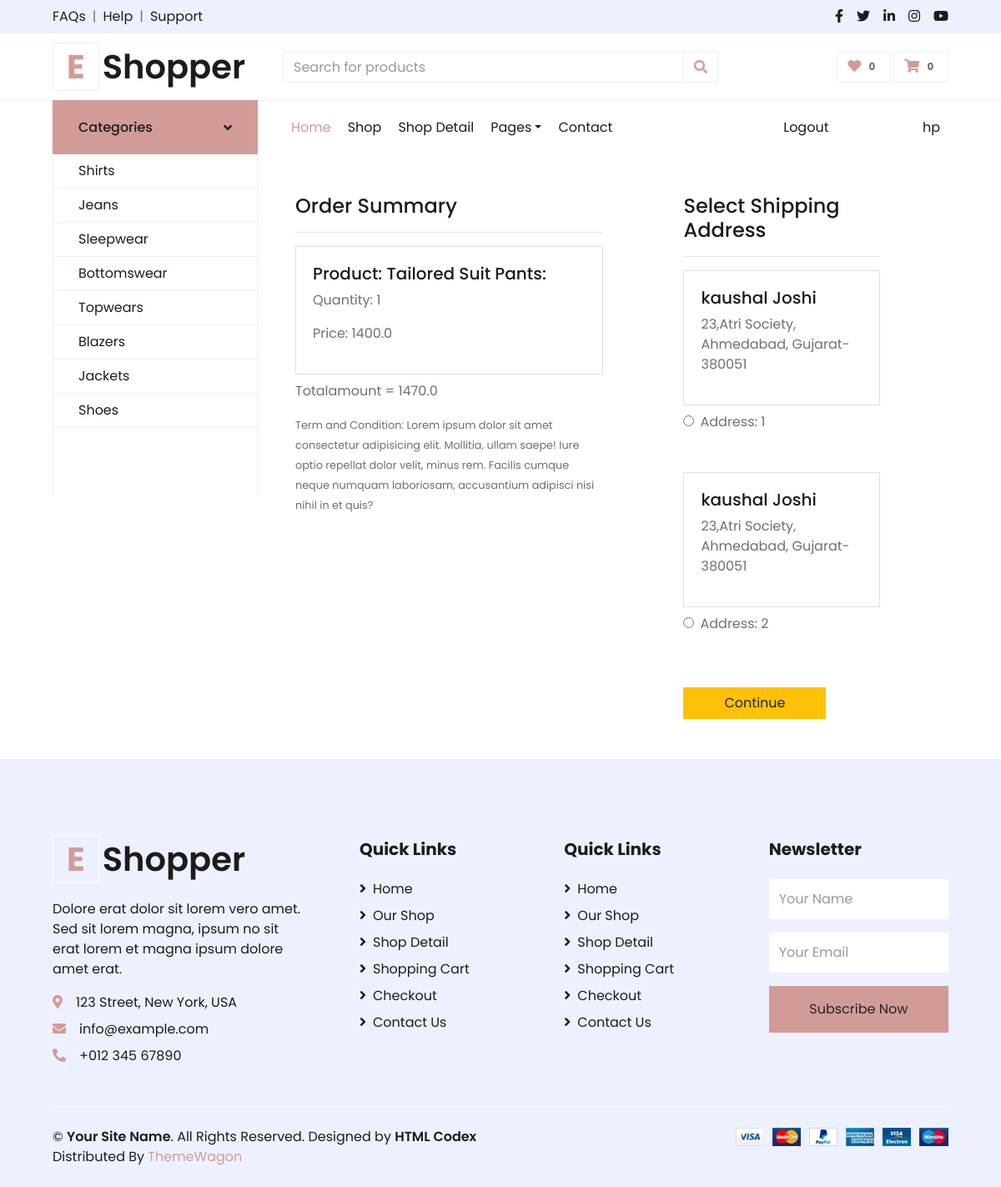
Screenshot of /checkout/ (signed in) with the database file from the repository.
### consumer/models.py (models this page shows, shortened)
class Cart(models.Model):
    user = models.ForeignKey(User,on_delete=models.CASCADE)
    product = models.ForeignKey(Product,on_delete=models.CASCADE)
    quantity = models.PositiveIntegerField(default=1)
    @property
    def total_cost(self):
        return self.quantity * self.product.discounted_price

class Product(models.Model):
    title = models.CharField(max_length=200)
    selling_price = models.FloatField()
    discounted_price = models.FloatField()
    brand = models.CharField(max_length=100)
    description = models.TextField()
    category = models.CharField(choices=CATEGORY_CHOICES, max_length=50)
    product_img = models.ImageField(upload_to='productimg')

class Customer(models.Model):
    user = models.ForeignKey(User,on_delete=models.CASCADE)
    name = models.CharField(max_length=200)
    locality = models.CharField(max_length=300)
    state = models.CharField(choices=State_Choices,max_length=50)
    city = models.CharField(max_length=50)
    zipcode = models.IntegerField()

### consumer/views.py (the view)
# urls.py: path('checkout/',views.checkout,name='checkout'),
@login_required
def checkout(request):
    user = request.user
    add = Customer.objects.filter(user=request.user)
    cart_items = Cart.objects.filter(user=user)
    totalamount=0.0
    amount = 0.0
    shipping_amount = 70.0
    tempamount = 0.0
    cart_product = [p for p in Cart.objects.all() if p.user == request.user]
    if cart_product:
        for p in cart_product:
            tempamount = (p.quantity * p.product.discounted_price)
            amount +=tempamount
            totalamount = amount + shipping_amount
    return render(request,'consumer/checkout.html',{'add':add,'totalamount':totalamount,'tempamount':tempamount,'cart_items':cart_items})

### consumer/templates/consumer/checkout.html (shortened to what this page needs)
{% extends "core/base.html" %}
{% load static %}
{% block body %}
<div class="container">
 <div class="row mt-5">
  <div class="col-sm-6">
    <h4>Order Summary</h4>
    <hr>
     {% for item in cart_items  %}
      <div class="card mb-2">
        <div class="card-body">
          <h5>Product: {{item.product.title}}</h5>
          <p>Quantity: {{item.quantity}}</p>
          <p class="fw-bold">Price: {{item.total_cost}}</p>
        </div>
      </div>
      {% endfor %}
      <p class="fw-bold">Totalamount = {{totalamount}}</p>
    <small>Term and Condition: Lorem ipsum dolor sit amet consectetur adipisicing elit. Mollitia, ullam saepe! Iure optio repellat dolor velit, minus rem. Facilis cumque neque numquam laboriosam, accusantium adipisci nisi nihil in et quis?</small>
  </div>
  <div class="col-sm-4 offset-sm-1">
    <h4>Select Shipping Address</h4>
    <hr>
    <form action="/paymentdone">
      {% for ad in add %}
      <div class="card">
        <div class="card-body">
        <h5>{{ad.name}}</h5>
        <p>{{ad.locality}}, {{ad.city}}, {{ad.state}}-{{ad.zipcode}}</p>
        </div>
      </div>
        <div class="form-check mt-2 mb-5">
          <input class="form-check-input" type="radio" name="custid" id="custadd{{forloop.counter}}" value="{{ad.id}}">
          <label class="form-check-label fw-bold" for="">
            Address: {{forloop.counter}} </label>
        </div>
        {% endfor %}
        <div class="text-end">
          <button type="submit" class="btn btn-warning mt-3 px-5 fw-bold">Continue</button>
        </div>
      </form>
    </div>
  </div>
</div>
{% endblock body %}

### core/templates/core/base.html (shortened to what this page needs)
{% load static %}
<!DOCTYPE html>
<html lang="en">
<head>
    <link href="https://cdnjs.cloudflare.com/ajax/libs/font-awesome/5.10.0/css/all.min.css" rel="stylesheet">
    <link href="{% static 'core/lib/owlcarousel/assets/owl.carousel.min.css' %}" rel="stylesheet">
    <link href="{% static 'core/css/style.css' %}" rel="stylesheet">
</head>
<body>
    <div class="container-fluid">
        <div class="row bg-secondary py-2 px-xl-5">
            <div class="col-lg-6 d-none d-lg-block">
                <div class="d-inline-flex align-items-center">
                    <a class="text-dark" href="">FAQs</a>
                    <span class="text-muted px-2">|</span>
                    <a class="text-dark" href="">Help</a>
                    <span class="text-muted px-2">|</span>
                    <a class="text-dark" href="">Support</a>
                </div>
            </div>
            <div class="col-lg-6 text-center text-lg-right">
                <div class="d-inline-flex align-items-center">
                    <a class="text-dark px-2" href="">
                        <i class="fab fa-facebook-f"></i>
                    </a>
                    <a class="text-dark px-2" href="">
                        <i class="fab fa-twitter"></i>
                    </a>
                    <a class="text-dark px-2" href="">
                        <i class="fab fa-linkedin-in"></i>
                    </a>
                    <a class="text-dark px-2" href="">
                        <i class="fab fa-instagram"></i>
                    </a>
                    <a class="text-dark pl-2" href="">
                        <i class="fab fa-youtube"></i>
                    </a>
                </div>
            </div>
        </div>
        <div class="row align-items-center py-3 px-xl-5">
            <div class="col-lg-3 d-none d-lg-block">
                <a href="{% url 'home' %}" class="text-decoration-none">
                    <h1 class="m-0 display-5 font-weight-semi-bold"><span class="text-primary font-weight-bold border px-3 mr-1">E</span>Shopper</h1>
                </a>
            </div>
            <div class="col-lg-6 col-6 text-left">
                <form action="/search" method="GET">
                    <div class="input-group">
                        <input type="text" class="form-control" placeholder="Search for products" name="query" id="query">
                        <div class="input-group-append">
                            <span class="input-group-text bg-transparent text-primary">
                                <i class="fa fa-search"></i>
                            </span>
                        </div>
                    </div>
                </form>
            </div>
            <div class="col-lg-3 col-6 text-right">
                <a href="" class="btn border">
                    <i class="fas fa-heart text-primary"></i>
                    <span class="badge">0</span>
                </a>
                <a href="" class="btn border">
                    <i class="fas fa-shopping-cart text-primary"></i>
                    <span class="badge">0</span>
                </a>
            </div>
        </div>
    </div>
    <div class="container-fluid mb-5">
        <div class="row border-top px-xl-5">
            <div class="col-lg-3 d-none d-lg-block">
                <a class="btn shadow-none d-flex align-items-center justify-content-between bg-primary text-white w-100" data-toggle="collapse" href="#navbar-vertical" style="height: 65px; margin-top: -1px; padding: 0 30px;">
                    <h6 class="m-0">Categories</h6>
                    <i class="fa fa-angle-down text-dark"></i>
                </a>
                <nav class="collapse show navbar navbar-vertical navbar-light align-items-start p-0 border border-top-0 border-bottom-0" id="navbar-vertical">
                    <div class="navbar-nav w-100 overflow-hidden" style="height: 410px">
                        <a href="{% url 'shirts' %}" class="nav-item nav-link">Shirts</a>
                        <a href="{% url 'jeans' %}" class="nav-item nav-link">Jeans</a>
                        <a href="{% url 'sleepwears' %}" class="nav-item nav-link">Sleepwear</a>
                        <a href="{% url 'bottomwears' %}" class="nav-item nav-link">Bottomswear</a>
                        <a href="{% url 'topwears' %}" class="nav-item nav-link">Topwears</a>
                        <a href="{% url 'blazzers' %}" class="nav-item nav-link">Blazers</a>
                        <a href="{% url 'jackets' %}" class="nav-item nav-link">Jackets</a>
                        <a href="{% url 'shoes' %}" class="nav-item nav-link">Shoes</a>
                    </div>
                </nav>
            </div>
            <div class="col-lg-9">
                <nav class="navbar navbar-expand-lg bg-light navbar-light py-3 py-lg-0 px-0">
                    <div class="collapse navbar-collapse justify-content-between" id="navbarCollapse">
                        <div class="navbar-nav mr-auto py-0">
                            <a href="{% url 'home' %}" class="nav-item nav-link active">Home</a>
                            <a href="{% url 'home' %}" class="nav-item nav-link">Shop</a>
                            <a href="{% url 'home' %}" class="nav-item nav-link">Shop Detail</a>
                            <div class="nav-item dropdown">
                                <a href="#" class="nav-link dropdown-toggle" data-toggle="dropdown">Pages</a>
                            </div>
                            <a href="contact.html" class="nav-item nav-link">Contact</a>
                        </div>
                        {% if not request.user.is_authenticated %}
                        <div class="navbar-nav ml-auto py-0">
                            <a href="{% url 'login' %}" class="nav-item nav-link">Login</a>
                            <a href="{% url 'register' %}" class="nav-item nav-link">Register</a>
                        </div>
                        {% elif request.user.is_authenticated %}
                         <div class="navbar-nav ml-auto py-0">
                            <a href="{% url 'logout' %}" class="nav-item nav-link">Logout</a>
                        </div>
                         <div class="navbar-nav ml-auto py-0">
                            <a href="{% url 'profile' %}" class="nav-item nav-link">{{request.user}}</a>
                        </div>
                        {% endif %}
                    </div>
                </nav>
                {% block body %} {% endblock  %}
            </div>
        </div>
    </div>
    <div class="container-fluid bg-secondary text-dark mt-5 pt-5">
        <div class="row px-xl-5 pt-5">
            <div class="col-lg-4 col-md-12 mb-5 pr-3 pr-xl-5">
                <a href="{% url 'home' %}" class="text-decoration-none">
                    <h1 class="mb-4 display-5 font-weight-semi-bold"><span class="text-primary font-weight-bold border border-white px-3 mr-1">E</span>Shopper</h1>
                </a>
                <p>Dolore erat dolor sit lorem vero amet. Sed sit lorem magna, ipsum no sit erat lorem et magna ipsum dolore amet erat.</p>
                <p class="mb-2"><i class="fa fa-map-marker-alt text-primary mr-3"></i>123 Street, New York, USA</p>
                <p class="mb-2"><i class="fa fa-envelope text-primary mr-3"></i>info@example.com</p>
                <p class="mb-0"><i class="fa fa-phone-alt text-primary mr-3"></i>+012 345 67890</p>
            </div>
            <div class="col-lg-8 col-md-12">
                <div class="row">
                    <div class="col-md-4 mb-5">
                        <h5 class="font-weight-bold text-dark mb-4">Quick Links</h5>
                        <div class="d-flex flex-column justify-content-start">
                            <a class="text-dark mb-2" href="{% url 'home' %}"><i class="fa fa-angle-right mr-2"></i>Home</a>
                            <a class="text-dark mb-2" href="{% url 'home' %}"><i class="fa fa-angle-right mr-2"></i>Our Shop</a>
                            <a class="text-dark mb-2" href="{% url 'home' %}"><i class="fa fa-angle-right mr-2"></i>Shop Detail</a>
                            <a class="text-dark mb-2" href="{% url 'cart' %}"><i class="fa fa-angle-right mr-2"></i>Shopping Cart</a>
                            <a class="text-dark mb-2" href="{% url 'checkout' %}"><i class="fa fa-angle-right mr-2"></i>Checkout</a>
                            <a class="text-dark" href="contact.html"><i class="fa fa-angle-right mr-2"></i>Contact Us</a>
                        </div>
                    </div>
                    <div class="col-md-4 mb-5">
                        <h5 class="font-weight-bold text-dark mb-4">Quick Links</h5>
                        <div class="d-flex flex-column justify-content-start">
                            <a class="text-dark mb-2" href="{% url 'home' %}"><i class="fa fa-angle-right mr-2"></i>Home</a>
                            <a class="text-dark mb-2" href="{% url 'home' %}"><i class="fa fa-angle-right mr-2"></i>Our Shop</a>
                            <a class="text-dark mb-2" href="{% url 'home' %}"><i class="fa fa-angle-right mr-2"></i>Shop Detail</a>
                            <a class="text-dark mb-2" href="{% url 'cart' %}"><i class="fa fa-angle-right mr-2"></i>Shopping Cart</a>
                            <a class="text-dark mb-2" href="{% url 'checkout' %}"><i class="fa fa-angle-right mr-2"></i>Checkout</a>
                            <a class="text-dark" href="contact.html"><i class="fa fa-angle-right mr-2"></i>Contact Us</a>
                        </div>
                    </div>
                    <div class="col-md-4 mb-5">
                        <h5 class="font-weight-bold text-dark mb-4">Newsletter</h5>
                        <form action="">
                            <div class="form-group">
                                <input type="text" class="form-control border-0 py-4" placeholder="Your Name" required="required" />
                            </div>
                            <div class="form-group">
                                <input type="email" class="form-control border-0 py-4" placeholder="Your Email"
                                    required="required" />
                            </div>
                            <div>
                                <button class="btn btn-primary btn-block border-0 py-3" type="submit">Subscribe Now</button>
                            </div>
                        </form>
                    </div>
                </div>
            </div>
        </div>
        <div class="row border-top border-light mx-xl-5 py-4">
            <div class="col-md-6 px-xl-0">
                <p class="mb-md-0 text-center text-md-left text-dark">
                    &copy; <a class="text-dark font-weight-semi-bold" href="#">Your Site Name</a>. All Rights Reserved. Designed
                    by
                    <a class="text-dark font-weight-semi-bold" href="https://htmlcodex.com">HTML Codex</a><br>
                    Distributed By <a href="https://themewagon.com" target="_blank">ThemeWagon</a>
                </p>
            </div>
            <div class="col-md-6 px-xl-0 text-center text-md-right">
                <img class="img-fluid" src="{% static 'core/img/payments.png' %}" alt="">
            </div>
        </div>
    </div>
</body>
</html>

### rows the page displays
Cart: product "Tailored Suit Pants:", quantity "1", total_cost "1400.0"
Customer: name "kaushal Joshi", locality "23,Atri Society", city "Ahmedabad", state "Gujarat", zipcode "380051"
Customer: name "kaushal Joshi", locality "23,Atri Society", city "Ahmedabad", state "Gujarat", zipcode "380051"

### other values shown
{{ request.user }} "hp"
{{ totalamount }} "1470.0"
